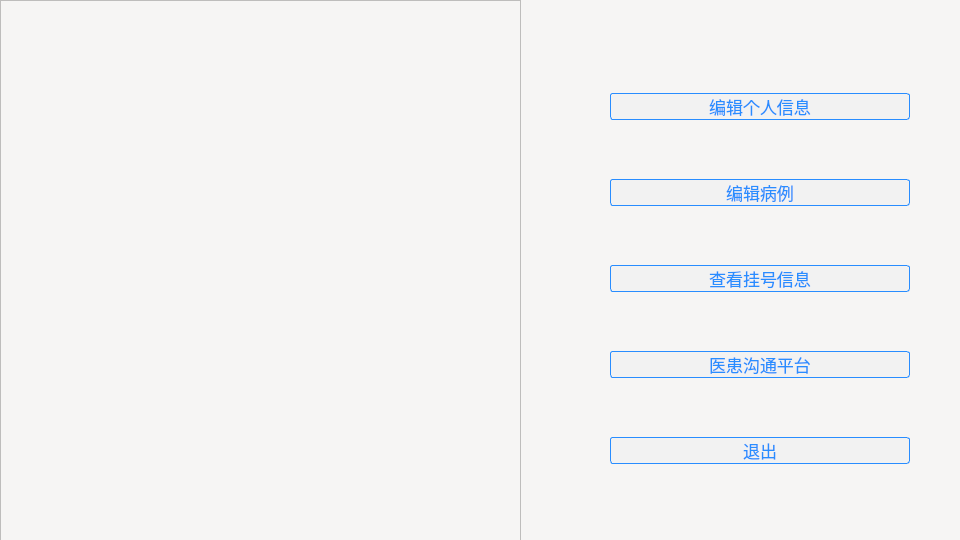
<?xml version="1.0" encoding="UTF-8"?>
<ui version="4.0">
 <class>Doctor</class>
 <widget class="QDialog" name="Doctor">
  <property name="geometry">
   <rect>
    <x>0</x>
    <y>0</y>
    <width>960</width>
    <height>540</height>
   </rect>
  </property>
  <property name="windowTitle">
   <string>个人主页</string>
  </property>
  <property name="styleSheet">
   <string notr="true">background-color: rgb(246, 245, 244);</string>
  </property>
  <widget class="QWidget" name="verticalLayoutWidget">
   <property name="geometry">
    <rect>
     <x>610</x>
     <y>40</y>
     <width>300</width>
     <height>481</height>
    </rect>
   </property>
   <layout class="QVBoxLayout" name="verticalLayout">
    <item>
     <widget class="QPushButton" name="selfinformation">
      <property name="styleSheet">
       <string notr="true">* {
	outline: none; /* 去掉有焦点时的虚线 */
}

QDialog {
	background: #D6DBE9; /* 对话框背景色 */
}

QPushButton {
	border: 1px solid #298DFF; /* QPushButton边框的宽度、样式和颜色 */
	border-radius: 3px; /* 边框圆角 */
	background-color: #F2F2F2; /* 背景颜色 */
	color: #298DFF; /* 文本颜色 */
	font-family: &quot;Microsoft YaHei&quot;; /* 文本字体族 */
	font-size: 13pt; /* 文本字体大小 */
}

QPushButton:hover {	/* 鼠标悬浮在QPushButton上时的状态 */
	background-color: #298DFF;
	color: #F2F2F2;
}

QPushButton:checked { /* QPushButton可选中时的状态 */
	border: 1px solid #FF5242;
	background-color: #F2F2F2;
	color: #FF5242;
}

QPushButton:pressed { /* 鼠标按压在QPushButton上时的状态 */
	background-color: #257FE6;
}

QPushButton:checked:pressed { /* QPushButton处于可选中且鼠标按压在QPushButton上时的状态 */
	background-color: #F2F2F2;
}

QPushButton:disabled { /* QPushButton禁用时的状态 */
	border: 1px solid #CDCDCD;
	background-color: #CDCDCD;
	color: #B4B4B4;
}

QPushButton#ImageButton { /* 定义图片按钮，ImageButton为对象名，在QSS中为特定对象定制样式 */
	border-image: url(&quot;:/Resource/border_image&quot;); /* 使用border-image可以自适应按钮大小 */
	background-color: transparent; /* 不需要背景时可设为透明 */
}

QPushButton#ImageButton:hover {
	border-image: url(&quot;:/Resource/border_image_hover&quot;);
}

QPushButton#ImageButton:pressed {
	border-image: url(&quot;:/Resource/border_image&quot;);
}

QPushButton:menu-indicator { /* QPushButton带有菜单时的菜单指示器 */
	subcontrol-origin：padding; /* 菜单指示器的起始点 */
	subcontrol-position: center right; /* 菜单指示器的位置，处于水平靠右且垂直居中 */
	image: url(:/Resource/down_arrow_normal); /* 菜单指示器的图像 */
}

QPushButton:menu-indicator:hover, QPushButton:menu-indicator:open { /* 鼠标悬浮在菜单指示器上和菜单指示器启用时的状态 */
	position: relative;
	top: 2px;
	left: 2px;
	image: url(:/Resource/down_arrow_hover);
}

QMenu { /* 简单定义菜单样式 */
	border: 1px solid gray;
	border-radius: 3px;
	background-color: #F2F2F2;
}

QMenu::item { /* 菜单项的样式 */
	padding: 0px 0px 0px 40px;
	border: 0px solid transparent;
	background-color: transparent;
	color: #298DFF;
	min-width: 108px; /* 菜单项最小宽度，108+40+1*2=150，使得菜单宽度和QPushButton宽度保持一致 */
	min-height: 30px; /* 菜单项的最小高度 */
}

QMenu::item:selected { /* 菜单项处于选中时的状态 */
	background-color: #298DFF;
	color: #F2F2F2;
}
</string>
      </property>
      <property name="text">
       <string>编辑个人信息</string>
      </property>
     </widget>
    </item>
    <item>
     <widget class="QPushButton" name="Case">
      <property name="styleSheet">
       <string notr="true">* {
	outline: none; /* 去掉有焦点时的虚线 */
}

QDialog {
	background: #D6DBE9; /* 对话框背景色 */
}

QPushButton {
	border: 1px solid #298DFF; /* QPushButton边框的宽度、样式和颜色 */
	border-radius: 3px; /* 边框圆角 */
	background-color: #F2F2F2; /* 背景颜色 */
	color: #298DFF; /* 文本颜色 */
	font-family: &quot;Microsoft YaHei&quot;; /* 文本字体族 */
	font-size: 13pt; /* 文本字体大小 */
}

QPushButton:hover {	/* 鼠标悬浮在QPushButton上时的状态 */
	background-color: #298DFF;
	color: #F2F2F2;
}

QPushButton:checked { /* QPushButton可选中时的状态 */
	border: 1px solid #FF5242;
	background-color: #F2F2F2;
	color: #FF5242;
}

QPushButton:pressed { /* 鼠标按压在QPushButton上时的状态 */
	background-color: #257FE6;
}

QPushButton:checked:pressed { /* QPushButton处于可选中且鼠标按压在QPushButton上时的状态 */
	background-color: #F2F2F2;
}

QPushButton:disabled { /* QPushButton禁用时的状态 */
	border: 1px solid #CDCDCD;
	background-color: #CDCDCD;
	color: #B4B4B4;
}

QPushButton#ImageButton { /* 定义图片按钮，ImageButton为对象名，在QSS中为特定对象定制样式 */
	border-image: url(&quot;:/Resource/border_image&quot;); /* 使用border-image可以自适应按钮大小 */
	background-color: transparent; /* 不需要背景时可设为透明 */
}

QPushButton#ImageButton:hover {
	border-image: url(&quot;:/Resource/border_image_hover&quot;);
}

QPushButton#ImageButton:pressed {
	border-image: url(&quot;:/Resource/border_image&quot;);
}

QPushButton:menu-indicator { /* QPushButton带有菜单时的菜单指示器 */
	subcontrol-origin：padding; /* 菜单指示器的起始点 */
	subcontrol-position: center right; /* 菜单指示器的位置，处于水平靠右且垂直居中 */
	image: url(:/Resource/down_arrow_normal); /* 菜单指示器的图像 */
}

QPushButton:menu-indicator:hover, QPushButton:menu-indicator:open { /* 鼠标悬浮在菜单指示器上和菜单指示器启用时的状态 */
	position: relative;
	top: 2px;
	left: 2px;
	image: url(:/Resource/down_arrow_hover);
}

QMenu { /* 简单定义菜单样式 */
	border: 1px solid gray;
	border-radius: 3px;
	background-color: #F2F2F2;
}

QMenu::item { /* 菜单项的样式 */
	padding: 0px 0px 0px 40px;
	border: 0px solid transparent;
	background-color: transparent;
	color: #298DFF;
	min-width: 108px; /* 菜单项最小宽度，108+40+1*2=150，使得菜单宽度和QPushButton宽度保持一致 */
	min-height: 30px; /* 菜单项的最小高度 */
}

QMenu::item:selected { /* 菜单项处于选中时的状态 */
	background-color: #298DFF;
	color: #F2F2F2;
}
</string>
      </property>
      <property name="text">
       <string>编辑病例</string>
      </property>
     </widget>
    </item>
    <item>
     <widget class="QPushButton" name="seeregister">
      <property name="styleSheet">
       <string notr="true">* {
	outline: none; /* 去掉有焦点时的虚线 */
}

QDialog {
	background: #D6DBE9; /* 对话框背景色 */
}

QPushButton {
	border: 1px solid #298DFF; /* QPushButton边框的宽度、样式和颜色 */
	border-radius: 3px; /* 边框圆角 */
	background-color: #F2F2F2; /* 背景颜色 */
	color: #298DFF; /* 文本颜色 */
	font-family: &quot;Microsoft YaHei&quot;; /* 文本字体族 */
	font-size: 13pt; /* 文本字体大小 */
}

QPushButton:hover {	/* 鼠标悬浮在QPushButton上时的状态 */
	background-color: #298DFF;
	color: #F2F2F2;
}

QPushButton:checked { /* QPushButton可选中时的状态 */
	border: 1px solid #FF5242;
	background-color: #F2F2F2;
	color: #FF5242;
}

QPushButton:pressed { /* 鼠标按压在QPushButton上时的状态 */
	background-color: #257FE6;
}

QPushButton:checked:pressed { /* QPushButton处于可选中且鼠标按压在QPushButton上时的状态 */
	background-color: #F2F2F2;
}

QPushButton:disabled { /* QPushButton禁用时的状态 */
	border: 1px solid #CDCDCD;
	background-color: #CDCDCD;
	color: #B4B4B4;
}

QPushButton#ImageButton { /* 定义图片按钮，ImageButton为对象名，在QSS中为特定对象定制样式 */
	border-image: url(&quot;:/Resource/border_image&quot;); /* 使用border-image可以自适应按钮大小 */
	background-color: transparent; /* 不需要背景时可设为透明 */
}

QPushButton#ImageButton:hover {
	border-image: url(&quot;:/Resource/border_image_hover&quot;);
}

QPushButton#ImageButton:pressed {
	border-image: url(&quot;:/Resource/border_image&quot;);
}

QPushButton:menu-indicator { /* QPushButton带有菜单时的菜单指示器 */
	subcontrol-origin：padding; /* 菜单指示器的起始点 */
	subcontrol-position: center right; /* 菜单指示器的位置，处于水平靠右且垂直居中 */
	image: url(:/Resource/down_arrow_normal); /* 菜单指示器的图像 */
}

QPushButton:menu-indicator:hover, QPushButton:menu-indicator:open { /* 鼠标悬浮在菜单指示器上和菜单指示器启用时的状态 */
	position: relative;
	top: 2px;
	left: 2px;
	image: url(:/Resource/down_arrow_hover);
}

QMenu { /* 简单定义菜单样式 */
	border: 1px solid gray;
	border-radius: 3px;
	background-color: #F2F2F2;
}

QMenu::item { /* 菜单项的样式 */
	padding: 0px 0px 0px 40px;
	border: 0px solid transparent;
	background-color: transparent;
	color: #298DFF;
	min-width: 108px; /* 菜单项最小宽度，108+40+1*2=150，使得菜单宽度和QPushButton宽度保持一致 */
	min-height: 30px; /* 菜单项的最小高度 */
}

QMenu::item:selected { /* 菜单项处于选中时的状态 */
	background-color: #298DFF;
	color: #F2F2F2;
}
</string>
      </property>
      <property name="text">
       <string>查看挂号信息</string>
      </property>
     </widget>
    </item>
    <item>
     <widget class="QPushButton" name="DPCP">
      <property name="styleSheet">
       <string notr="true">* {
	outline: none; /* 去掉有焦点时的虚线 */
}

QDialog {
	background: #D6DBE9; /* 对话框背景色 */
}

QPushButton {
	border: 1px solid #298DFF; /* QPushButton边框的宽度、样式和颜色 */
	border-radius: 3px; /* 边框圆角 */
	background-color: #F2F2F2; /* 背景颜色 */
	color: #298DFF; /* 文本颜色 */
	font-family: &quot;Microsoft YaHei&quot;; /* 文本字体族 */
	font-size: 13pt; /* 文本字体大小 */
}

QPushButton:hover {	/* 鼠标悬浮在QPushButton上时的状态 */
	background-color: #298DFF;
	color: #F2F2F2;
}

QPushButton:checked { /* QPushButton可选中时的状态 */
	border: 1px solid #FF5242;
	background-color: #F2F2F2;
	color: #FF5242;
}

QPushButton:pressed { /* 鼠标按压在QPushButton上时的状态 */
	background-color: #257FE6;
}

QPushButton:checked:pressed { /* QPushButton处于可选中且鼠标按压在QPushButton上时的状态 */
	background-color: #F2F2F2;
}

QPushButton:disabled { /* QPushButton禁用时的状态 */
	border: 1px solid #CDCDCD;
	background-color: #CDCDCD;
	color: #B4B4B4;
}

QPushButton#ImageButton { /* 定义图片按钮，ImageButton为对象名，在QSS中为特定对象定制样式 */
	border-image: url(&quot;:/Resource/border_image&quot;); /* 使用border-image可以自适应按钮大小 */
	background-color: transparent; /* 不需要背景时可设为透明 */
}

QPushButton#ImageButton:hover {
	border-image: url(&quot;:/Resource/border_image_hover&quot;);
}

QPushButton#ImageButton:pressed {
	border-image: url(&quot;:/Resource/border_image&quot;);
}

QPushButton:menu-indicator { /* QPushButton带有菜单时的菜单指示器 */
	subcontrol-origin：padding; /* 菜单指示器的起始点 */
	subcontrol-position: center right; /* 菜单指示器的位置，处于水平靠右且垂直居中 */
	image: url(:/Resource/down_arrow_normal); /* 菜单指示器的图像 */
}

QPushButton:menu-indicator:hover, QPushButton:menu-indicator:open { /* 鼠标悬浮在菜单指示器上和菜单指示器启用时的状态 */
	position: relative;
	top: 2px;
	left: 2px;
	image: url(:/Resource/down_arrow_hover);
}

QMenu { /* 简单定义菜单样式 */
	border: 1px solid gray;
	border-radius: 3px;
	background-color: #F2F2F2;
}

QMenu::item { /* 菜单项的样式 */
	padding: 0px 0px 0px 40px;
	border: 0px solid transparent;
	background-color: transparent;
	color: #298DFF;
	min-width: 108px; /* 菜单项最小宽度，108+40+1*2=150，使得菜单宽度和QPushButton宽度保持一致 */
	min-height: 30px; /* 菜单项的最小高度 */
}

QMenu::item:selected { /* 菜单项处于选中时的状态 */
	background-color: #298DFF;
	color: #F2F2F2;
}
</string>
      </property>
      <property name="text">
       <string>医患沟通平台</string>
      </property>
     </widget>
    </item>
    <item>
     <widget class="QPushButton" name="exit">
      <property name="styleSheet">
       <string notr="true">* {
	outline: none; /* 去掉有焦点时的虚线 */
}

QDialog {
	background: #D6DBE9; /* 对话框背景色 */
}

QPushButton {
	border: 1px solid #298DFF; /* QPushButton边框的宽度、样式和颜色 */
	border-radius: 3px; /* 边框圆角 */
	background-color: #F2F2F2; /* 背景颜色 */
	color: #298DFF; /* 文本颜色 */
	font-family: &quot;Microsoft YaHei&quot;; /* 文本字体族 */
	font-size: 13pt; /* 文本字体大小 */
}

QPushButton:hover {	/* 鼠标悬浮在QPushButton上时的状态 */
	background-color: #298DFF;
	color: #F2F2F2;
}

QPushButton:checked { /* QPushButton可选中时的状态 */
	border: 1px solid #FF5242;
	background-color: #F2F2F2;
	color: #FF5242;
}

QPushButton:pressed { /* 鼠标按压在QPushButton上时的状态 */
	background-color: #257FE6;
}

QPushButton:checked:pressed { /* QPushButton处于可选中且鼠标按压在QPushButton上时的状态 */
	background-color: #F2F2F2;
}

QPushButton:disabled { /* QPushButton禁用时的状态 */
	border: 1px solid #CDCDCD;
	background-color: #CDCDCD;
	color: #B4B4B4;
}

QPushButton#ImageButton { /* 定义图片按钮，ImageButton为对象名，在QSS中为特定对象定制样式 */
	border-image: url(&quot;:/Resource/border_image&quot;); /* 使用border-image可以自适应按钮大小 */
	background-color: transparent; /* 不需要背景时可设为透明 */
}

QPushButton#ImageButton:hover {
	border-image: url(&quot;:/Resource/border_image_hover&quot;);
}

QPushButton#ImageButton:pressed {
	border-image: url(&quot;:/Resource/border_image&quot;);
}

QPushButton:menu-indicator { /* QPushButton带有菜单时的菜单指示器 */
	subcontrol-origin：padding; /* 菜单指示器的起始点 */
	subcontrol-position: center right; /* 菜单指示器的位置，处于水平靠右且垂直居中 */
	image: url(:/Resource/down_arrow_normal); /* 菜单指示器的图像 */
}

QPushButton:menu-indicator:hover, QPushButton:menu-indicator:open { /* 鼠标悬浮在菜单指示器上和菜单指示器启用时的状态 */
	position: relative;
	top: 2px;
	left: 2px;
	image: url(:/Resource/down_arrow_hover);
}

QMenu { /* 简单定义菜单样式 */
	border: 1px solid gray;
	border-radius: 3px;
	background-color: #F2F2F2;
}

QMenu::item { /* 菜单项的样式 */
	padding: 0px 0px 0px 40px;
	border: 0px solid transparent;
	background-color: transparent;
	color: #298DFF;
	min-width: 108px; /* 菜单项最小宽度，108+40+1*2=150，使得菜单宽度和QPushButton宽度保持一致 */
	min-height: 30px; /* 菜单项的最小高度 */
}

QMenu::item:selected { /* 菜单项处于选中时的状态 */
	background-color: #298DFF;
	color: #F2F2F2;
}
</string>
      </property>
      <property name="text">
       <string>退出</string>
      </property>
     </widget>
    </item>
   </layout>
  </widget>
  <widget class="QFrame" name="frame">
   <property name="geometry">
    <rect>
     <x>0</x>
     <y>0</y>
     <width>521</width>
     <height>611</height>
    </rect>
   </property>
   <property name="frameShape">
    <enum>QFrame::StyledPanel</enum>
   </property>
   <property name="frameShadow">
    <enum>QFrame::Raised</enum>
   </property>
   <widget class="QWidget" name="widget" native="true">
    <property name="geometry">
     <rect>
      <x>50</x>
      <y>60</y>
      <width>431</width>
      <height>421</height>
     </rect>
    </property>
    <property name="styleSheet">
     <string notr="true">border-image: url(:/doc.PNG.png);</string>
    </property>
   </widget>
  </widget>
 </widget>
 <resources/>
 <connections/>
</ui>
